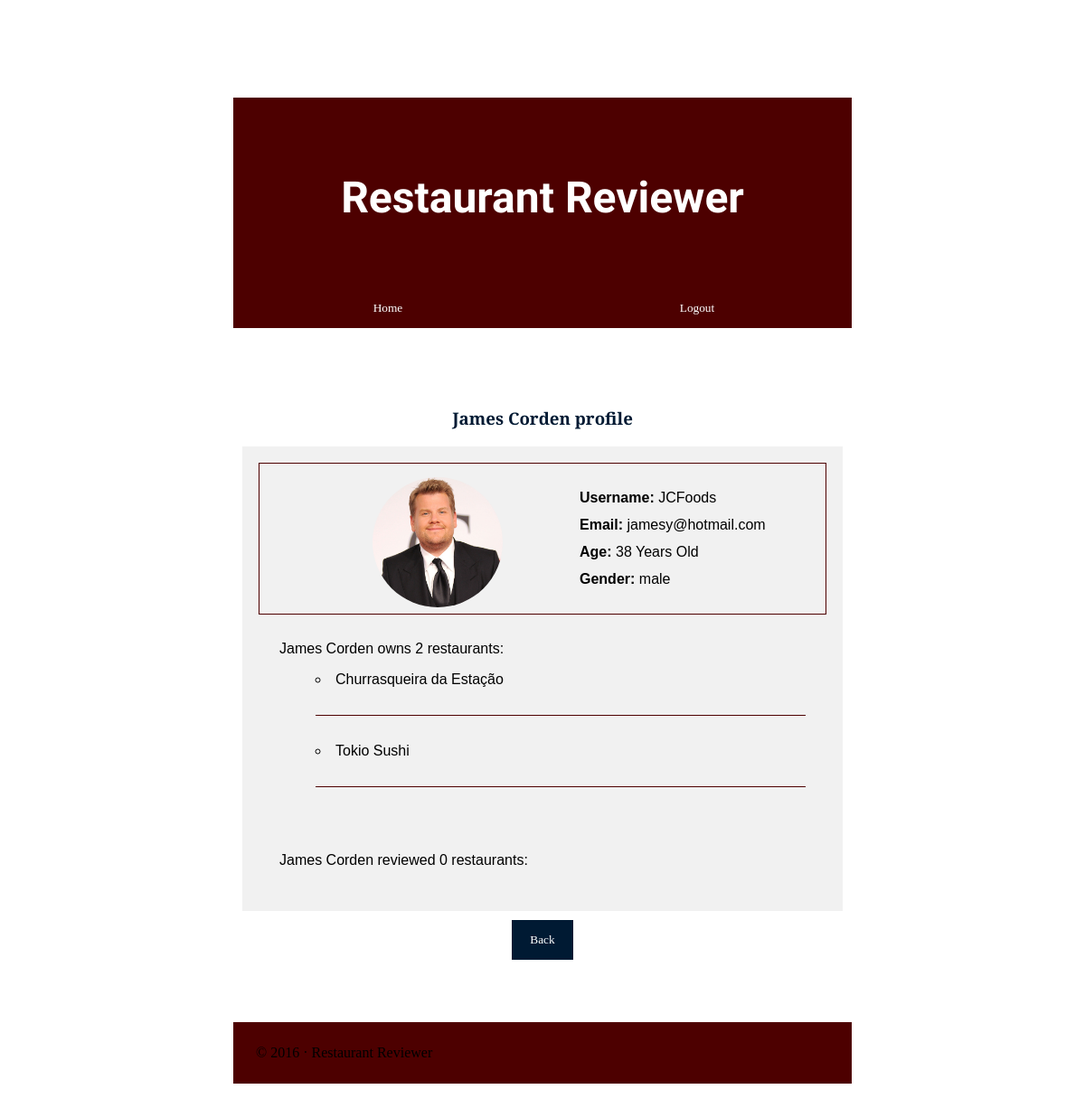
The app's page /profilePage.php?username=JCFoods (signed in) with its own data.
### tables this page shows
CREATE TABLE users (
	id INTEGER PRIMARY KEY AUTOINCREMENT,
	username VARCHAR NOT NULL,
	first_name VARCHAR NOT NULL,
	last_name VARCHAR NOT NULL,
	password VARCHAR(255) NOT NULL,
	email VARCHAR NOT NULL,
	age INTEGER,
	gender VARCHAR,
	profilePic VARCHAR
);

CREATE TABLE restaurants (
	id INTEGER PRIMARY KEY AUTOINCREMENT,
	name VARCHAR NOT NULL,
	description VARCHAR NOT NULL,
	price FLOAT,
	category VARCHAR NOT NULL,
	website VARCHAR,
	inauguration DATE,
  location_id FLOAT NOT NULL
);

### database/users.php (called while the page is built, shortened)
<?php
function getUserByName($username){
    global $db;
    $stmt = $db->prepare('SELECT * FROM users where username = ?');
    $stmt->execute(array($username));
    $result = $stmt->fetch();
    return $result;
}

### database/restaurants.php (called while the page is built, shortened)
<?php
function getUserRestaurants($id){
    global $db;
    $stmt = $db->prepare('SELECT * FROM restaurant_user where user_id = ?');
    $stmt->execute(array($id));
    $result = $stmt->fetchAll();
    $restaurants = [];
    foreach ($result as $row){
        array_push($restaurants, getRestaurantByID($row["restaurant_id"]));
    }
    return $restaurants;
}
function getRestaurantByID($id){
    global $db;
    $stmt = $db->prepare('SELECT * FROM restaurants where id = ?');
    $stmt->execute(array($id));
    $result = $stmt->fetch();
    return $result;
}

### database/reviews.php (called while the page is built, shortened)
<?php
function getUserReviews($user_id){
    global $db;
    $stmt = $db->prepare('SELECT * FROM reviews where user_id = ?');
    $stmt->execute(array($user_id));
    $result = $stmt->fetchAll();
    return $result;
}

### profilePage.php (the view, shortened to what this page needs)
<?php
include('resources/templates/header.php');
include('database/connection.php');
include('database/users.php');
include('database/restaurants.php');
include('database/reviews.php');
$user = getUserByName(trim(strip_tags($_GET["username"])));
$restaurants = getUserRestaurants($user["id"]);
$reviews = getUserReviews($user["id"]);
$fullName = $user['first_name'] . ' ' . $user['last_name'];
?>
    <h3><?php echo (htmlentities($fullName) . ' profile');?></h3>
<div class="profile">
     <div id="wrapInf">
        <?php if($user["profilePic"] != null):?>
            <div class="userPic">
                 <img class="img-circle" src="<?php echo $user["profilePic"] ?>">
            </div>
        <?php endif;?>
        <div class="info">
            <label>Username: </label> <?php echo $user['username']?>
            <br>
            <label>Email:</label> <a href="mailto:<?php echo $user['email']?>"><?php echo $user['email']?></a>
            <br>
            <label>Age: </label> <?php echo $user['age']?> Years Old
            <br>
            <label>Gender: </label> <?php echo $user['gender']?>
            <br>
        </div>
    </div>
    <div class="ownership">
        <p><?php echo $fullName;?> owns <?php echo count($restaurants);?> restaurant<?php if(count($restaurants) != 1) echo 's'?>:</p>
        <ul>
            <?php foreach ($restaurants as $row): ?>
                <li>
                    <a href="<?= '/restaurant.php?id=' . $row['id'] ?>"><?php echo $row["name"]; ?></a>
                    <div id="bar"></div>
                </li>
            <?php endforeach; ?>
        </ul>
    </div>
    <div class="reviews">
        <p><?php echo $fullName;?> reviewed <?php echo count($reviews);?> restaurant<?php if($reviews != 1) echo 's'?>:</p>
    </div>
</div>
    <button onclick="location.href='/mainPage.php'" class="backbtn">Back</button>
<?
include('resources/templates/footer.php');
?>

### public/css/style.css (style rules this page uses)
body { padding: 250px; padding-top: 100px; background-image: url(../img/background.jpg); background-size: cover; overflow:auto; }
h3 { font-family: 'Playfair Display SC', serif; text-align: center; color: #001a33; }
a:link { color: black; text-decoration: none; }
ul { list-style-type: circle; list-style-position: inside; }
.img-circle { border-radius: 50%; width: auto; height: 144px; float:left; padding: 15px; margin-right: 70px; margin-left: 110px; }
.ownership { text-align: left; border: 3px solid #f1f1f1; background-color: #f1f1f1; margin:0; margin-right: 10px; margin-left:10px; padding: 10px; }
.ownership #bar { margin-bottom: 30px; margin-top: 30px; border-bottom: solid 1px; border-color: #4d0000; }
.reviews { text-align: left; border: 3px solid #f1f1f1; background-color: #f1f1f1; margin-right: 10px; margin-left:10px; padding: 10px; }
#wrapInf { background-color: #f1f1f1; border: 1px solid #4d0000; }
#wrapInf .info { text-align:left; line-height: 30px; }
#wrapInf .info label { font-weight: bold; }
.info { border: 3px solid #f1f1f1; background-color: #f1f1f1; margin-right: 10px; margin-left:10px; margin-bottom: 10px; padding: 10px; padding-top: 20px; }
.profile { text-align: left; border: 3px solid #f1f1f1; background-color: #f1f1f1; margin-right: 10px; margin-left:10px; margin-bottom: 10px; padding: 15px; }
button { background-color: #001a33; color: white; padding: 14px 20px; margin-top:0; border: none; cursor: pointer; width: 100%; font-family: 'Playfair Display SC', serif; }
.backbtn { width: 10%; }

### records on screen
users: fullName "James Corden", profilePic (picture), username "JCFoods", email "jamesy@hotmail.com", age "38", gender "male"
restaurants: name "Churrasqueira da Estação"
restaurants: name "Tokio Sushi"

### other values on screen
count($restaurants) "2"
count($reviews) "0"
